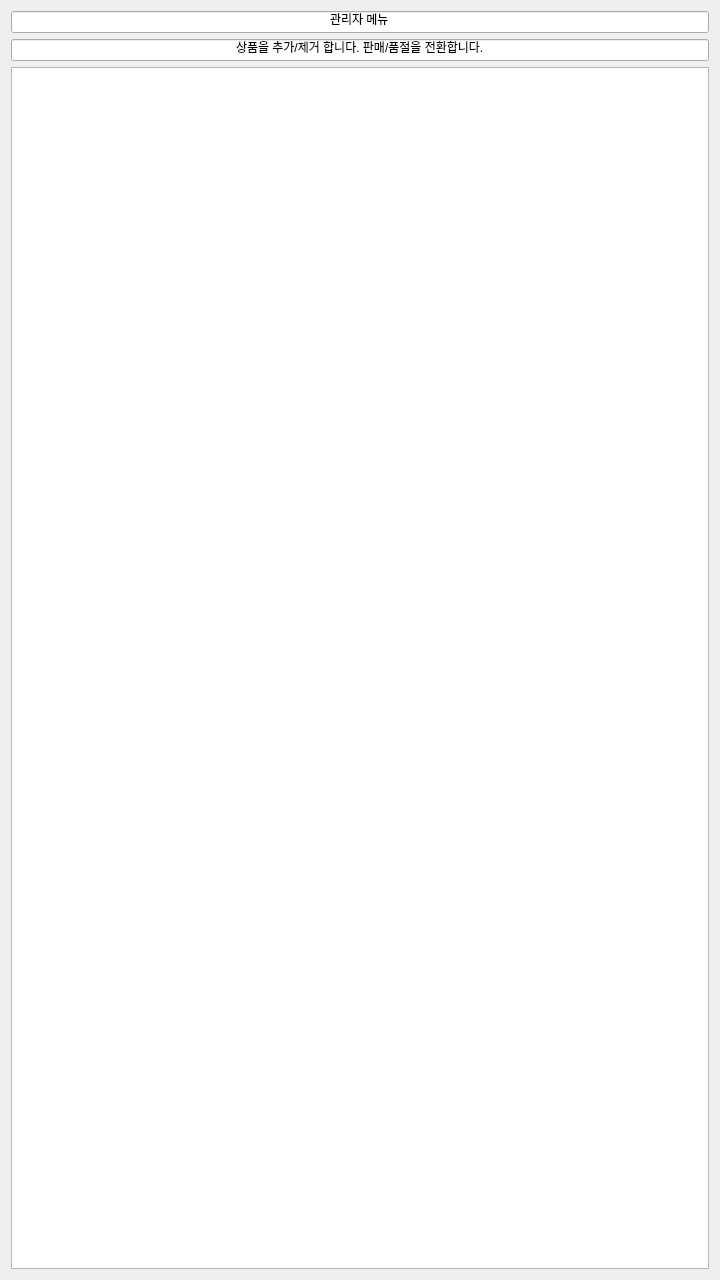
<?xml version="1.0" encoding="UTF-8"?>
<ui version="4.0">
 <class>Form</class>
 <widget class="QWidget" name="Form">
  <property name="geometry">
   <rect>
    <x>0</x>
    <y>0</y>
    <width>720</width>
    <height>1280</height>
   </rect>
  </property>
  <property name="windowTitle">
   <string>Form</string>
  </property>
  <layout class="QVBoxLayout" name="verticalLayout">
   <item>
    <widget class="QLineEdit" name="lineEdit">
     <property name="text">
      <string>관리자 메뉴</string>
     </property>
     <property name="alignment">
      <set>Qt::AlignmentFlag::AlignCenter</set>
     </property>
    </widget>
   </item>
   <item>
    <widget class="QLineEdit" name="lineEdit_2">
     <property name="text">
      <string>상품을 추가/제거 합니다. 판매/품절을 전환합니다.</string>
     </property>
     <property name="alignment">
      <set>Qt::AlignmentFlag::AlignCenter</set>
     </property>
    </widget>
   </item>
   <item>
    <widget class="QListView" name="listView"/>
   </item>
  </layout>
 </widget>
 <resources/>
 <connections/>
</ui>
